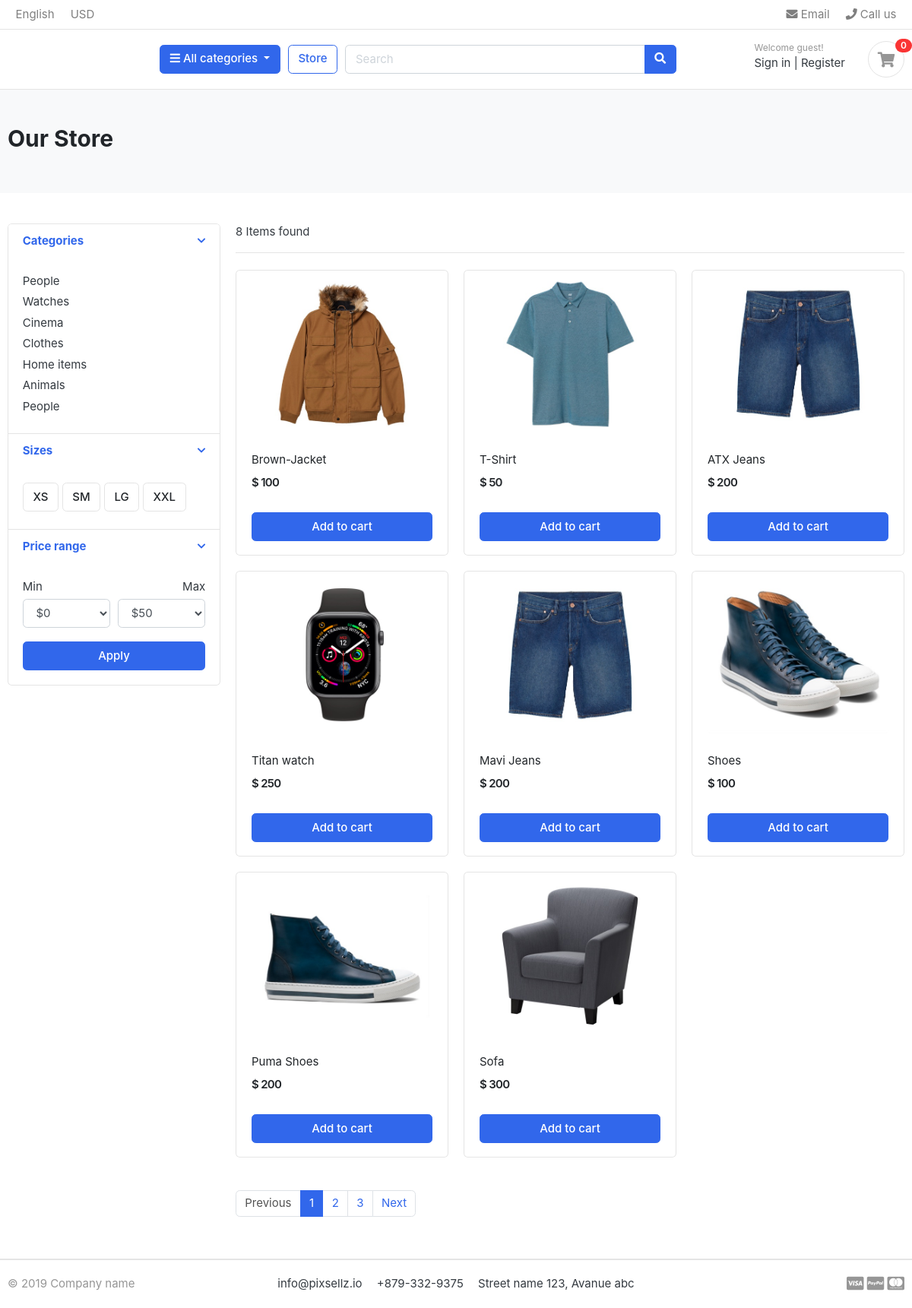
/store/, run on the app's committed database.
### store/models.py (models this page shows, shortened)
class Product(models.Model):
    product_name = models.CharField(max_length=200, unique=True)
    slug         = models.SlugField(max_length=100,unique=True)
    description  = models.TextField(max_length=500,blank=True)
    price        = models.IntegerField()
    images       = models.ImageField(upload_to="photos/products",blank=True)
    stock        = models.IntegerField()
    category     = models.ForeignKey(Category,on_delete=models.CASCADE)
    created_date = models.DateField(auto_now_add=True)
    modified_date= models.DateField(auto_now_add=True)
    is_available = models.BooleanField(default=True)

### store/views.py (the view)
# urls.py: path('store/',include('store.urls')),
def store(request,category_url=None):
    if category_url != None:
        categories = get_object_or_404(Category, slug=category_url)
        products = Product.objects.filter(category=categories,is_available=True)
        product_count = products.count()
    else:
        products = Product.objects.all().filter(is_available=True)
        product_count = products.count()
    context = {
        'products':products,
        'product_count':product_count
    }
    return render(request,'store.html',context)

### category/context_processors.py (called while the page is built)
def menu_links(request):
    links = Category.objects.all()
    return dict(links=links)

### templates/store.html (shortened to what this page needs)
{% extends 'base.html' %}
{% load static %}
{% block content %}
<section class="section-pagetop bg">
    <div class="container">
        <h2 class="title-page">Our Store</h2>
    </div>
    </section>
    <section class="section-content padding-y">
        <div class="container">
        <div class="row">
            <aside class="col-md-3">
        <div class="card">
            <article class="filter-group">
                <header class="card-header">
                    <a href="#" data-toggle="collapse" data-target="#collapse_1" aria-expanded="true" class="">
                        <i class="icon-control fa fa-chevron-down"></i>
                        <h6 class="title">Categories</h6>
                    </a>
                </header>
                <div class="filter-content collapse show" id="collapse_1" style="">
                    <div class="card-body">
                        <ul class="list-menu">
                        <li><a href="#">People  </a></li>
                        <li><a href="#">Watches </a></li>
                        <li><a href="#">Cinema  </a></li>
                        <li><a href="#">Clothes  </a></li>
                        <li><a href="#">Home items </a></li>
                        <li><a href="#">Animals</a></li>
                        <li><a href="#">People </a></li>
                        </ul>
                    </div>
                </div>
            </article>
            <article class="filter-group">
                <header class="card-header">
                    <a href="#" data-toggle="collapse" data-target="#collapse_4" aria-expanded="true" class="">
                        <i class="icon-control fa fa-chevron-down"></i>
                        <h6 class="title">Sizes </h6>
                    </a>
                </header>
                <div class="filter-content collapse show" id="collapse_4" style="">
                    <div class="card-body">
                      <label class="checkbox-btn">
                        <span class="btn btn-light"> XS </span>
                      </label>
                      <label class="checkbox-btn">
                        <span class="btn btn-light"> SM </span>
                      </label>
                      <label class="checkbox-btn">
                        <span class="btn btn-light"> LG </span>
                      </label>
                      <label class="checkbox-btn">
                        <span class="btn btn-light"> XXL </span>
                      </label>
                </div>
                </div>
            </article>
            <article class="filter-group">
                <header class="card-header">
                    <a href="#" data-toggle="collapse" data-target="#collapse_3" aria-expanded="true" class="">
                        <i class="icon-control fa fa-chevron-down"></i>
                        <h6 class="title">Price range </h6>
                    </a>
                </header>
                <div class="filter-content collapse show" id="collapse_3" style="">
                    <div class="card-body">
                        <div class="form-row">
                        <div class="form-group col-md-6">
                          <label>Min</label>
                              <select class="mr-2 form-control">
                                <option value="0">$0</option>
                            </select>
                        </div>
                        <div class="form-group text-right col-md-6">
                          <label>Max</label>
                              <select class="mr-2 form-control">
                                <option value="50">$50</option>
                            </select>
                        </div>
                        </div>
                        <button class="btn btn-block btn-primary">Apply</button>
                    </div>
                </div>
            </article>
        </div>
            </aside>
            <main class="col-md-9">
        <header class="border-bottom mb-4 pb-3">
                <div class="form-inline">
                    <span class="mr-md-auto">{{ product_count }} Items found </span>
                </div>
        </header>
        <div class="row">
            {% for product in products %}
            <div class="col-md-4">
                <figure class="card card-product-grid">
                    <div class="img-wrap">
                        <a href ="{% url 'product_details' product.category.slug product.slug %}"><img src="{{ product.images.url }}"></a>
                    </div>
                    <figcaption class="info-wrap">
                        <div class="fix-height">
                            <a href="{% url 'product_details' product.category.slug product.slug %}" class="title">{{ product.product_name }}</a>
                            <div class="price-wrap mt-2">
                                <span class="price">$ {{ product.price }}</span>
                            </div>
                        </div>
                        <a href="{% url 'addcart' product.id %}" class="btn btn-block btn-primary">Add to cart </a>
                    </figcaption>
                </figure>
            </div>
            {% endfor %}
        </div>
        <nav class="mt-4" aria-label="Page navigation sample">
          <ul class="pagination">
            <li class="page-item disabled"><a class="page-link" href="#">Previous</a></li>
            <li class="page-item active"><a class="page-link" href="#">1</a></li>
            <li class="page-item"><a class="page-link" href="#">2</a></li>
            <li class="page-item"><a class="page-link" href="#">3</a></li>
            <li class="page-item"><a class="page-link" href="#">Next</a></li>
          </ul>
        </nav>
            </main>
        </div>
        </div>
        </section>
{% endblock %}

### static/css/ui.css (style rules this page uses)
html { font-family: "Inter", sans-serif; font-size: 15px; }
.img-wrap { text-align: center; display: block; }
.img-wrap img { max-width: 100%; }
.price-wrap { letter-spacing: -0.7px; }
.padding-y { padding-top: 40px; padding-bottom: 40px; }
figure { margin-bottom: 0; }
article:after, .form-group:after { display: block; clear: both; content: ""; }
.bg { background-color: #f8f9fa; }
.title-page { color: #212529; }
.btn-light { background-color: #fff; border-color: #e4e4e4; }
[class*=list-] li:after { visibility: hidden; display: block; content: ""; overflow: hidden; height: 0; clear: both; }
.list-menu { list-style: none; margin: 0; padding-left: 0; }
.list-menu li { margin-bottom: 5px; }
.list-menu a { color: #343a40; }
[class*=card-product] a.title { color: #212529; display: block; }
[class*=card-product] .img-wrap { overflow: hidden; position: relative; }
[class*=card-product] .img-wrap img { height: 100%; max-width: 100%; width: auto; display: inline-block; -o-object-fit: cover; object-fit: cover; }
.card-product-grid { margin-bottom: 20px; }
.card-product-grid .img-wrap { border-radius: 0.2rem 0.2rem 0 0; height: 220px; }
.card-product-grid .info-wrap { overflow: hidden; padding: 18px 20px; }
.card-product-grid .fix-height { height: 80px; overflow: hidden; }
.card .img-wrap { overflow: hidden; }
.price { font-weight: 600; color: #212529; }
.icon-control { margin-top: 5px; float: right; font-size: 80%; }
.card-header .title { margin-bottom: 0; line-height: 1.5; }
.filter-group { border-bottom: 1px solid #e4e4e4; }
.filter-group .card-header { border-bottom: 0; }
.filter-group:last-child { border-bottom: 0; }
.checkbox-btn { position: relative; }
.section-pagetop { padding: 45px 0; }

### data on the page
Product: images (picture), product_name "Brown-Jacket", price "100"
Product: images (picture), product_name "T-Shirt", price "50"
Product: images (picture), product_name "ATX Jeans", price "200"
Product: images (picture), product_name "Titan watch", price "250"
Product: images (picture), product_name "Mavi Jeans", price "200"
Product: images (picture), product_name "Shoes", price "100"
Product: images (picture), product_name "Puma Shoes", price "200"
Product: images (picture), product_name "Sofa", price "300"

### other printed values
{{ product_count }} "8"
